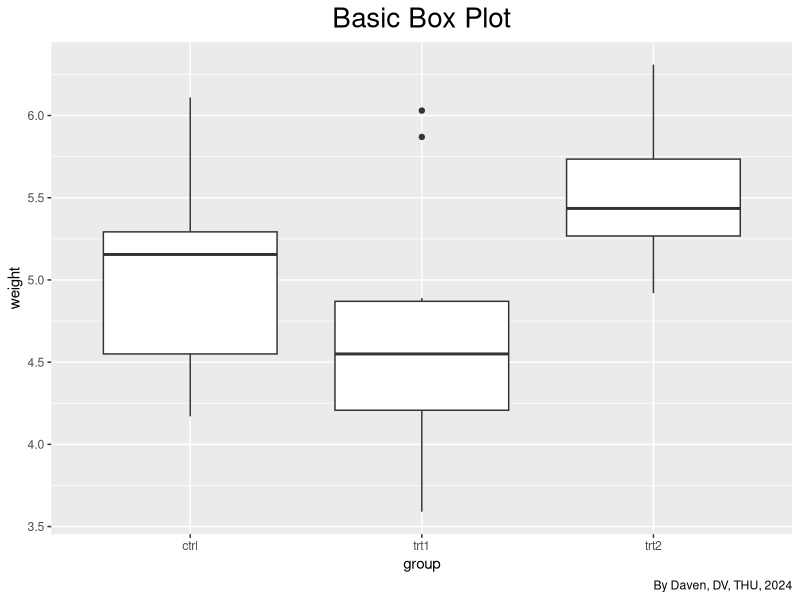

Reproduce this figure in R.
## ---- chunk 1
library(ggplot2)

ggplot(PlantGrowth, aes (x = group, y = weight)) +
  geom_boxplot() +
  labs(title = 'Basic Box Plot',
       caption = 'By Daven, DV, THU, 2024') +
  theme(plot.title = element_text(hjust = 0.5, size = 20))
